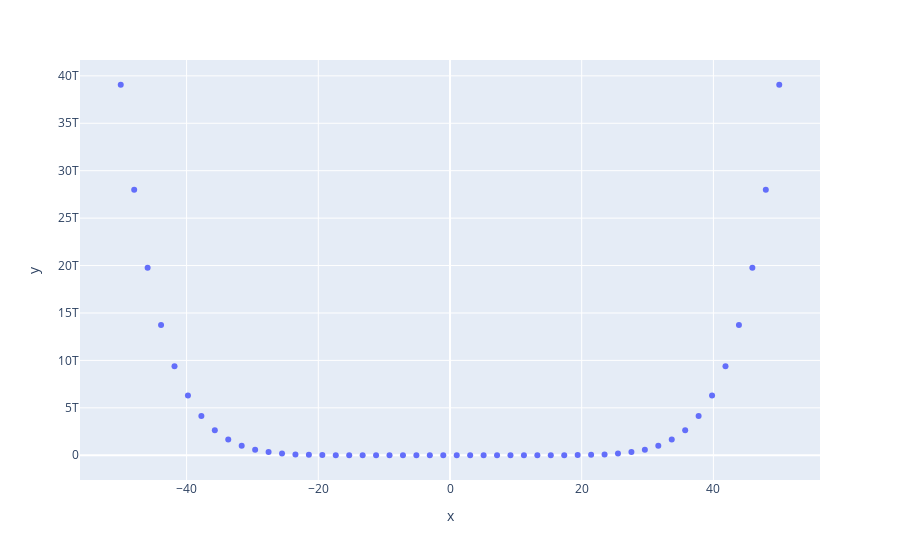

Source (notebook cell):
### Code cell
import numpy as np

import plotly.express as px

# x-axis data points

x = np.linspace(start=-50, stop=50)

# y-axis data points

y = x ** 8

# define the plot

fig = px.scatter(x=x, y=y)

fig.show()
